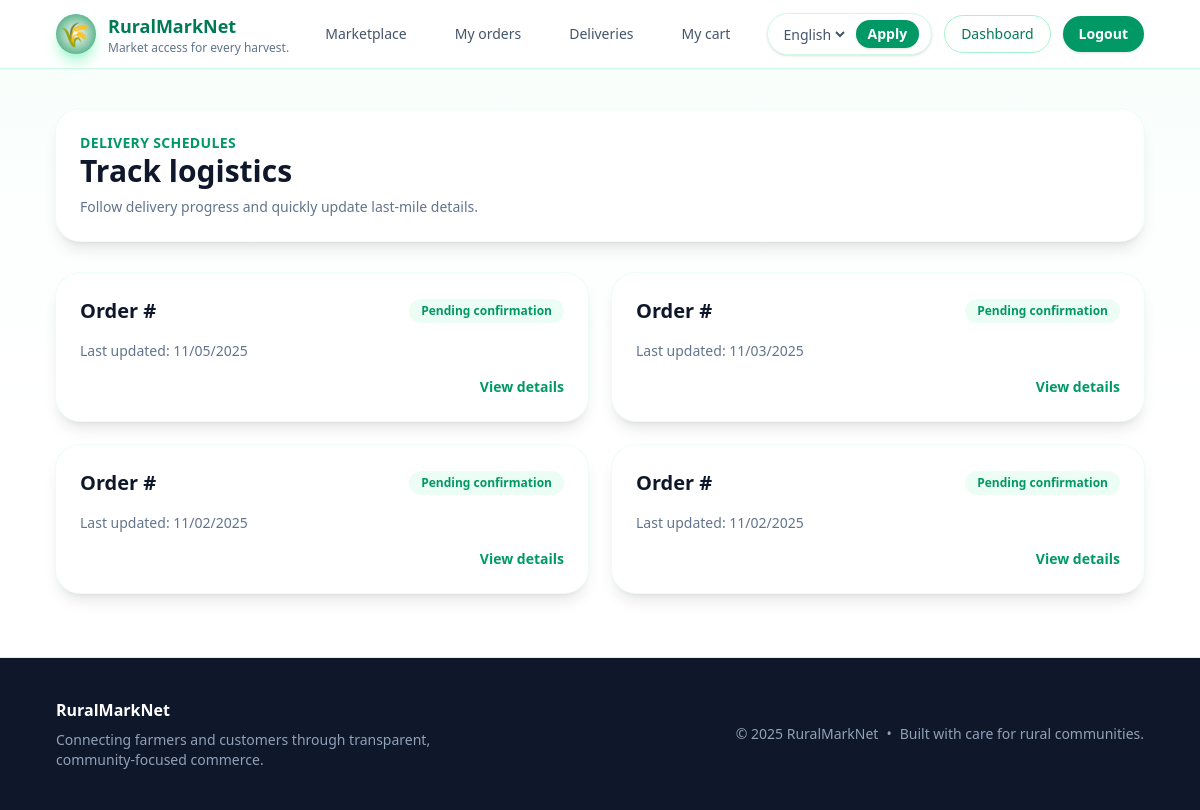
The page /deliveries/ (signed in) on the database as committed earlier.
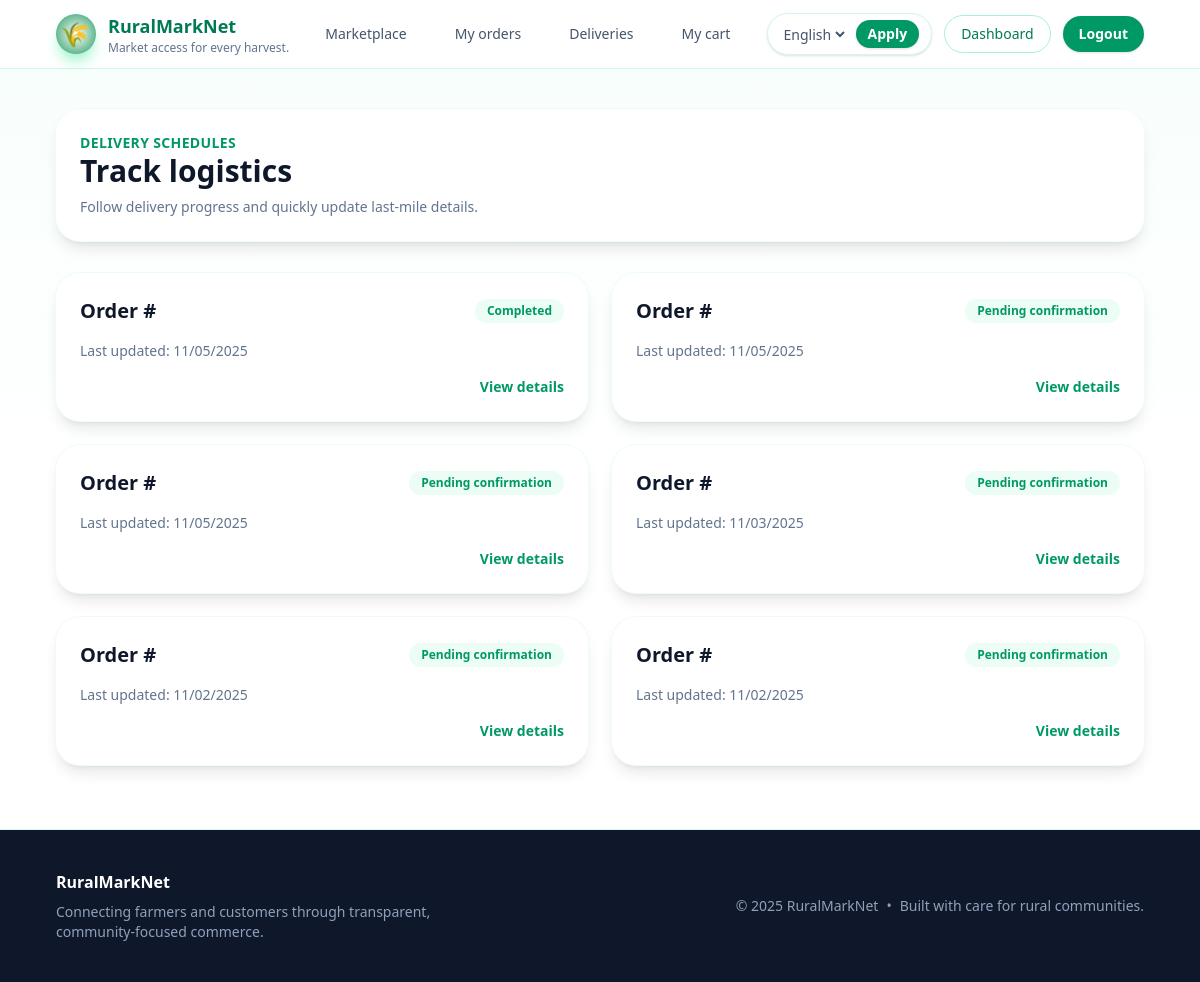
The same page on the database as committed later.
### deliveries/models.py (models this page shows, shortened)
class Delivery(models.Model):
    class Status(models.TextChoices):
        PENDING = "pending", _("Pending confirmation")
        SCHEDULED = "scheduled", _("Scheduled")
        IN_TRANSIT = "in_transit", _("In transit")
        COMPLETED = "completed", _("Completed")
        CANCELLED = "cancelled", _("Cancelled")
    order = models.OneToOneField(Order, on_delete=models.CASCADE, related_name="delivery")
    driver_name = models.CharField(max_length=120, blank=True)
    contact_number = models.CharField(max_length=20, blank=True)
    status = models.CharField(max_length=20, choices=Status.choices, default=Status.PENDING)
    assigned_farmer = models.ForeignKey(
        settings.AUTH_USER_MODEL,
        on_delete=models.SET_NULL,
        null=True,
        blank=True,
        related_name="deliveries",
    )
    updated_at = models.DateTimeField(auto_now=True)
    class Meta:
        ordering = ["-updated_at"]

### deliveries/views.py (the view)
# urls.py: path("", CustomerDeliveryListView.as_view(), name="list"),
class CustomerDeliveryListView(CustomerRequiredMixin, BaseDeliveryListView):
    detail_url_name = "deliveries:detail"
    def get_queryset(self):  # type: ignore[override]
        return (
            Delivery.objects.select_related("order", "assigned_farmer")
            .filter(order__customer=self.request.user)
            .exclude(status=Delivery.Status.CANCELLED)
            .order_by("-updated_at")
        )

### products/forms.py
class ProductFilterForm(forms.Form):
    search = forms.CharField(required=False, label=_("Search"))
    category = forms.ChoiceField(
        required=False,
        choices=[("", _("All categories"))] + list(Product.Categories.choices),
    )
    min_price = forms.DecimalField(required=False, min_value=0, label=_("Min price"))
    max_price = forms.DecimalField(required=False, min_value=0, label=_("Max price"))
    available = forms.BooleanField(required=False, initial=True, label=_("In stock"))

### accounts/mixins.py (called while the page is built)
    def test_func(self) -> bool:  # noqa: D401
        request = getattr(self, "request", None)
        user = getattr(request, "user", None)
        return bool(
            getattr(user, "is_authenticated", False)
            and getattr(user, "is_customer", False)
            and not getattr(user, "is_staff", False)
        )

### accounts/models.py (called while the page is built)
    @property
    def is_customer(self) -> bool:
        return self.role == self.Roles.CUSTOMER

### deliveries/views.py (called while the page is built)
    def get_context_data(self, **kwargs: Any) -> dict[str, Any]:  # type: ignore[override]
        context = super().get_context_data(**kwargs)
        context["detail_url_name"] = self.detail_url_name
        return context

### deliveries/templates/deliveries/delivery_list.html (shortened to what this page needs)
{% extends "base.html" %}
{% load i18n %}
{% block content %}
<section class="space-y-8">
    <div class="rounded-3xl bg-white p-6 shadow-lg ring-1 ring-emerald-50">
        <p class="text-sm font-semibold uppercase tracking-wide text-emerald-600">{% trans "Delivery schedules" %}</p>
        <h1 class="text-3xl font-semibold text-slate-900">{% trans "Track logistics" %}</h1>
        <p class="mt-2 text-sm text-slate-500">{% trans "Follow delivery progress and quickly update last-mile details." %}</p>
    </div>
    {% if deliveries %}
        <div class="grid gap-6 md:grid-cols-2">
            {% for delivery in deliveries %}
                <article class="flex h-full flex-col gap-4 rounded-3xl bg-white p-6 shadow-lg ring-1 ring-emerald-50">
                    <div class="flex items-center justify-between">
                        <h2 class="text-xl font-semibold text-slate-900">{% blocktrans %}Order #{{ delivery.order.pk }}{% endblocktrans %}</h2>
                        <span class="rounded-full bg-emerald-50 px-3 py-1 text-xs font-semibold text-emerald-600">{{ delivery.get_status_display }}</span>
                    </div>
                    <p class="text-sm text-slate-500">{% trans "Last updated" %}: {{ delivery.updated_at|date:"SHORT_DATE_FORMAT" }}</p>
                    <div class="flex items-center justify-end">
                        <a href="{% url detail_url_name delivery.pk %}" class="text-sm font-semibold text-emerald-600 hover:text-emerald-500">{% trans "View details" %}</a>
                    </div>
                </article>
            {% endfor %}
        </div>
    {% endif %}
</section>
{% endblock %}

Rows that differ between the two databases and show on the page:
now on this page (row edited): Delivery: status "Completed", updated_at "11/05/2025"
added Delivery: status "Pending confirmation", updated_at "11/05/2025"
